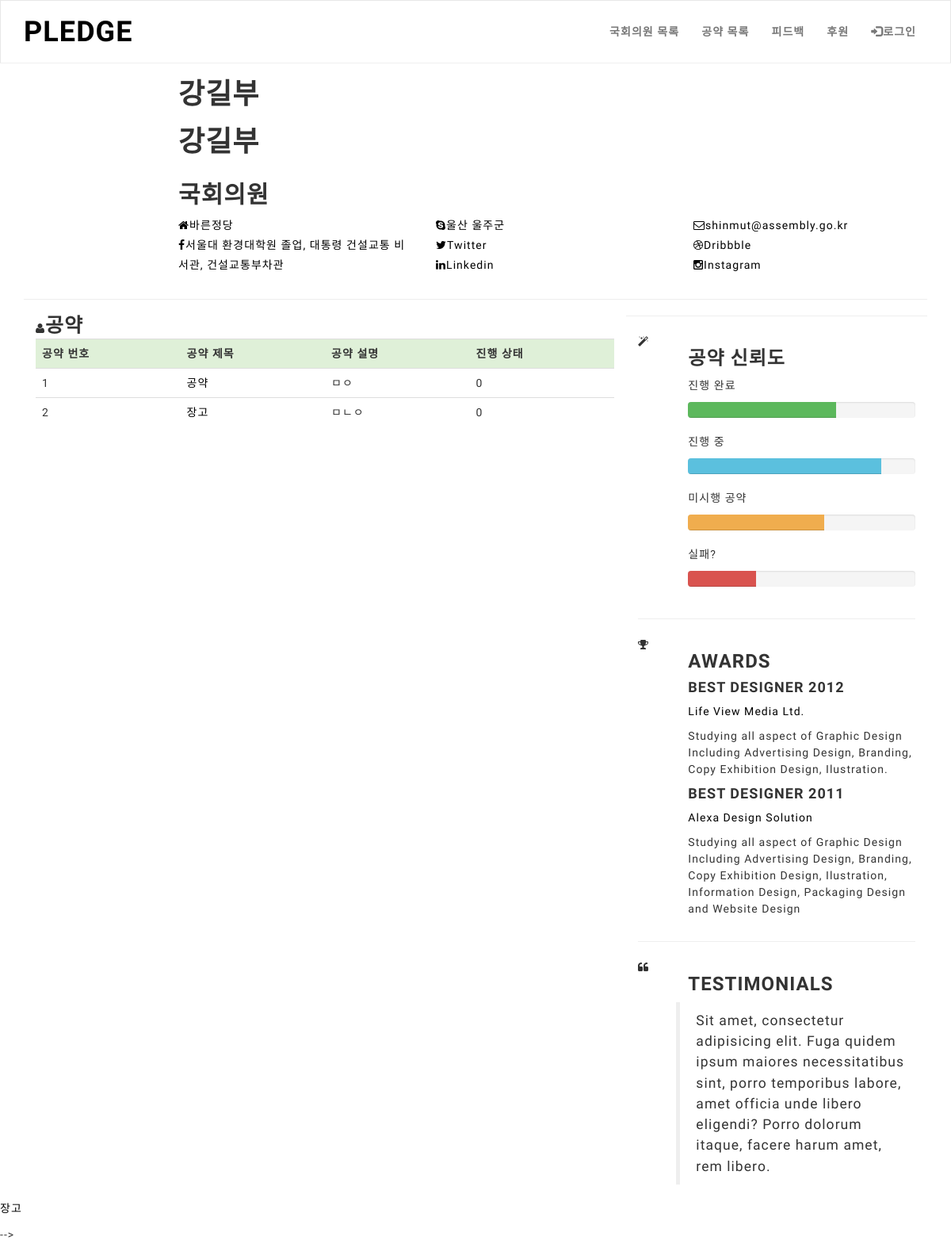
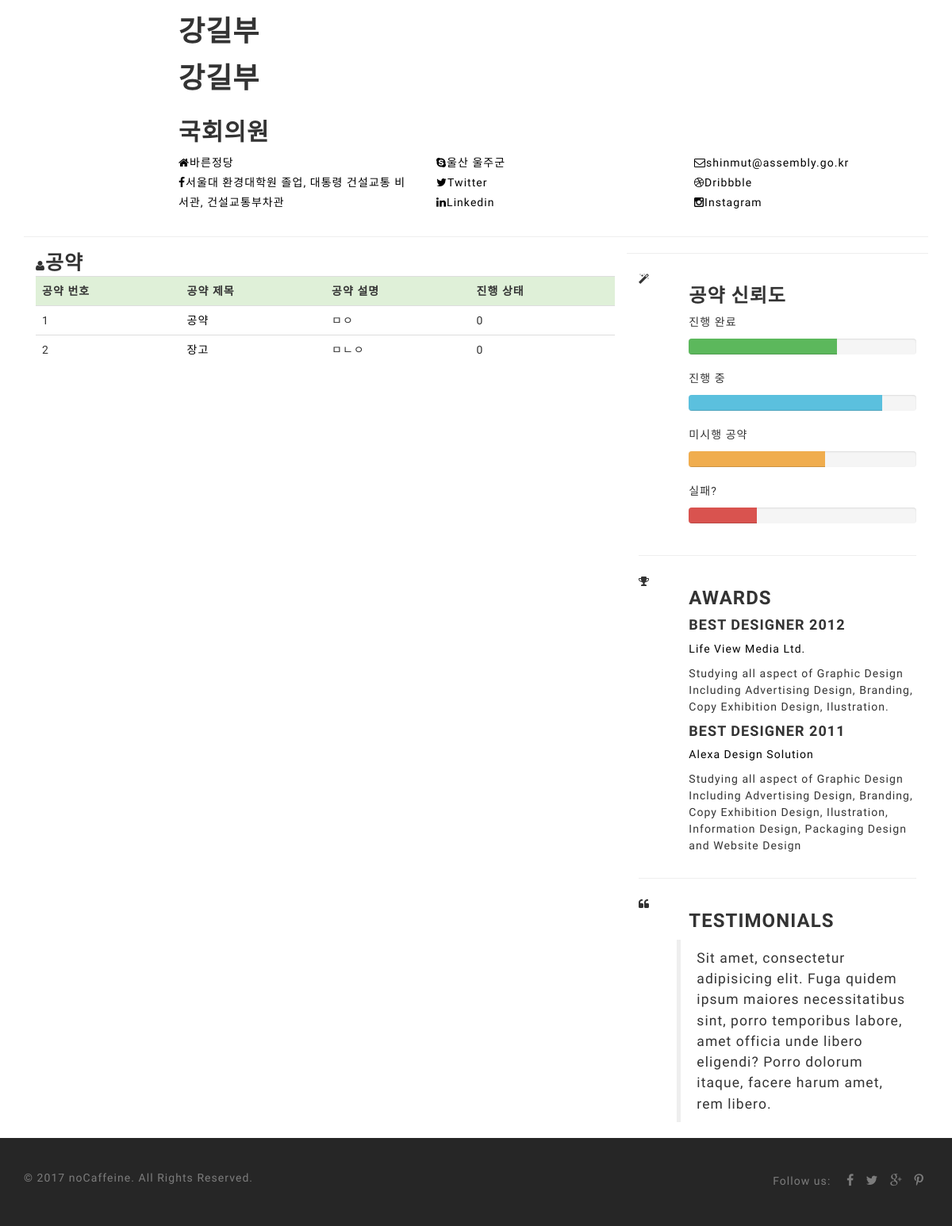
The page /congressman/300/ on the database its author committed (2 pictures, top to bottom).
### pledge/models.py (models this page shows, shortened)
class CongressMan(models.Model):
    name = models.CharField(max_length=32) #국회의원 이름
    profile_image_path = models.CharField(max_length=512, null=True, blank=True) # 프로필 사진 저장 경로
    description = models.TextField(max_length=512, null=True, blank=True) # 추가 정보
    party = models.CharField(max_length=32, null=True, blank=True) # 정당
    constituency = models.CharField(max_length=32, null=True, blank=True) # 선거구
    email = models.CharField(max_length=64, null=True, blank=True) # 이메일 주소
    updated_at = models.DateTimeField(auto_now=True, null=True, blank=True) # 업데이트 날짜
    class Meta():
        ordering =['id']
    def __str__(self):
        return self.name

class Pledge(models.Model):
    congressman = models.ForeignKey(CongressMan) # 국회의원 모델과 1toN 관계 설정
    title = models.CharField(max_length=32) # 공약 이름
    status = models.IntegerField(default=0) # 공약 상태
    description = models.TextField(max_length=1024) # 공약에 대한 추가 설명
    created_at = models.DateTimeField(auto_now_add=True) # 공약 날짜
    def __str__(self):
        return self.title

### pledge/views.py (the view)
# urls.py: url(r'^congressman/(?P<pk>\d+)/$', views.congressman_detail, name='congressman_detail'),
def congressman_detail(request, pk):
    congressman = get_object_or_404(CongressMan, pk=pk)
    context = {}
    context['congressman'] = congressman
    return render(request, 'pledge/congressman_detail.html', context)

### pledge/templates/pledge/congressman_detail.html (shortened to what this page needs)
{% extends "pledge/layout.html" %}
{% block content %}
   <!--  {% for pledge in congressman.pledge_set.all %}
        <a href="{% url 'pledge:pledge_detail' pledge.id %}">{{ pledge | linebreaks }}</a> -->
         <div class="container">
        <div id="header" class="row">
            {% load staticfiles %}
            <div class="col-sm-2">
            </div>
            <div class="col-sm-10">
                <div class="cv-title">
                    <div class="row">
                        <div class="col-sm-7">
                            <h1>{{congressman}}</h1>
                            <h1>{{ congressman }}</h1>
                        </div>
                    </div>
                    <h2>국회의원</h2>
                </div>
                <div class="row">
                    <div class="col-sm-4">
                        <ul class="list-unstyled">
                            <li><a href=""><span class="social fa fa-home"></span>{{congressman.party}}</a>
                            </li>
                            <li><a href=""><span class="social fa fa-facebook"></span>{{congressman.description}}</a>
                        </ul>
                    </div>
                    <div class="col-sm-4">
                        <ul class="list-unstyled">
                            <li><a href=""><span class="social fa fa-skype"></span>{{congressman.constituency}}</a>
                            </li>
                            <li><a href=""><span class="social fa fa-twitter"></span>Twitter</a>
                            </li>
                            <li><a href=""><span class="social fa fa-linkedin"></span>Linkedin</a>
                            </li>
                        </ul>
                    </div>
                    <div class="col-sm-4">
                        <ul class="list-unstyled">
                            <li><a href="mailto:support@evenfly.com"><span class="social fa fa-envelope-o"></span>{{congressman.email}}</a>
                            <li><a href=""><span class="social fa fa-dribbble"></span>Dribbble</a>
                            </li>
                            <li><a href=""><span class="social fa fa-instagram"></span>Instagram</a>
                            </li>
                        </ul>
                    </div>
                </div>
            </div>
        </div>
        <hr class="firsthr">
        <div class="col-md-8 mainleft">
            <div id="statement">
            <span class="secicon fa fa-user"><strong style="font-size: 25px;">공약</strong></span>
                <table class="table-responsive">
                    <table class="table">
                        <tr class="success">
                            <td ><strong>공약 번호</strong></td>
                            <td><strong>공약 제목</strong></td>
                            <td><strong>공약 설명</strong></td>
                            <td><strong>진행 상태</strong></td>
                        </tr>
                        {% for pledge in congressman.pledge_set.all %}
                        <tr>
                            <td>{{pledge.pk}}</td>
                            <td><a href="{% url 'pledge:pledge_detail' pledge.id %}">{{ pledge.title }}</a></td>
                            <td>{{pledge.description|truncatechars:10}}</td>
                            <td>
                            {{pledge.status}}</td>
                        </tr>
                    {% endfor%}
                        </table>
                        </table>
                        </div>
            </div>
            <hr>
        <div class="col-md-4 mainright">
            <div class="row">
                <div class="col-sm-1 col-md-2 mobmid">
                    <span class="secicon fa fa-magic"></span>
                </div>
                <div class="col-sm-11 col-md-10">
                    <h3 class="mobmid">공약 신뢰도 </h3>
                    <p>진행 완료</p>
                    <div class="progress">
                        <div class="progress-bar progress-bar-success" role="progressbar" aria-valuenow="65" aria-valuemin="0" aria-valuemax="100" style="width: 65%">
                        </div>
                    </div>
                    <p>진행 중</p>
                    <div class="progress">
                        <div class="progress-bar progress-bar-info" role="progressbar" aria-valuenow="85" aria-valuemin="0" aria-valuemax="100" style="width: 85%">
                        </div>
                    </div>
                    <p>미시행 공약</p>
                    <div class="progress">
                        <div class="progress-bar progress-bar-warning" role="progressbar" aria-valuenow="60" aria-valuemin="0" aria-valuemax="100" style="width: 60%">
                        </div>
                    </div>
                    <p>실패?</p>
                    <div class="progress">
                        <div class="progress-bar progress-bar-danger" role="progressbar" aria-valuenow="30" aria-valuemin="0" aria-valuemax="100" style="width: 30%">
                        </div>
                    </div>
                </div>
            </div>
            <hr>
            <div class="row mobmid">
                <div class="col-sm-1 col-md-2">
                    <span class="secicon fa fa-trophy"></span>
                </div>
                <div class="col-sm-11 col-md-10 ">
                    <h3>Awards</h3>
                    <div class="award">
                        <h4>Best Designer 2012</h4>
                        <p class="sub"><a href="">Life View Media Ltd.</a></p>
                        <p>Studying all aspect of Graphic Design Including Advertising Design, Branding, Copy Exhibition Design, Ilustration.</p>
                    </div>
                    <div class="award">
                        <h4>Best Designer 2011</h4>
                        <p class="sub"><a href="">Alexa Design Solution</a></p>
                        <p>Studying all aspect of Graphic Design Including Advertising Design, Branding, Copy Exhibition Design, Ilustration, Information Design, Packaging Design and Website Design</p>
                    </div>
                </div>
            </div>
            <hr>
            <div class="row ">
                <div class="col-sm-1 col-md-2 mobmid">
                    <span class="secicon fa fa-quote-left"></span>
                </div>
                <div class="col-sm-11 col-md-10 testimonials">
                    <h3 class="mobmid">Testimonials </h3>
                    <div class="row">
                        <blockquote>
                            <p>Sit amet, consectetur adipisicing elit. Fuga quidem ipsum maiores necessitatibus sint, porro temporibus labore, amet officia unde libero eligendi? Porro dolorum itaque, facere harum amet, rem libero.</p>
                        </blockquote>
                    </div>
                </div>
            </div>
        </div>
    </div>
    {% endfor %}
{% endblock %}

### pledge/static/pledge/css/style.css (style rules this page uses)
html, body { height: 100%; }
body { font-family: "Raleway", Helvetica, Arial, sans-serif; font-size: 14px; font-weight: 200; line-height: 1.7857; letter-spacing: 0.075em; color: #333333; background-color: #fff; }
a { color: #000; -webkit-transition: all 0.2s ease-in-out; -moz-transition: all 0.2s ease-in-out; -ms-transition: all 0.2s ease-in-out; -o-transition: all 0.2s ease-in-out; transition: all 0.2s ease-in-out; }
a, a:hover, a:active, a:focus, button:focus { outline: 0; border: 0; text-decoration: none; }
p { line-height: 1.5; }
h1, h2, h3, h4, h5, h6 { font-family: 'Raleway', sans-serif; font-weight: 700; text-transform: uppercase; }

### rows shown on the page
Pledge: pk "1", title "공약", description "ㅁㅇ", status "0"
CongressMan: name "강길부", party "바른정당", description "서울대 환경대학원 졸업, 대통령 건설교통 비서관, 건설교통부차관", constituency "울산 울주군", email "shinmut@assembly.go.kr"
Pledge: pk "2", title "장고", description "ㅁㄴㅇ", status "0"
